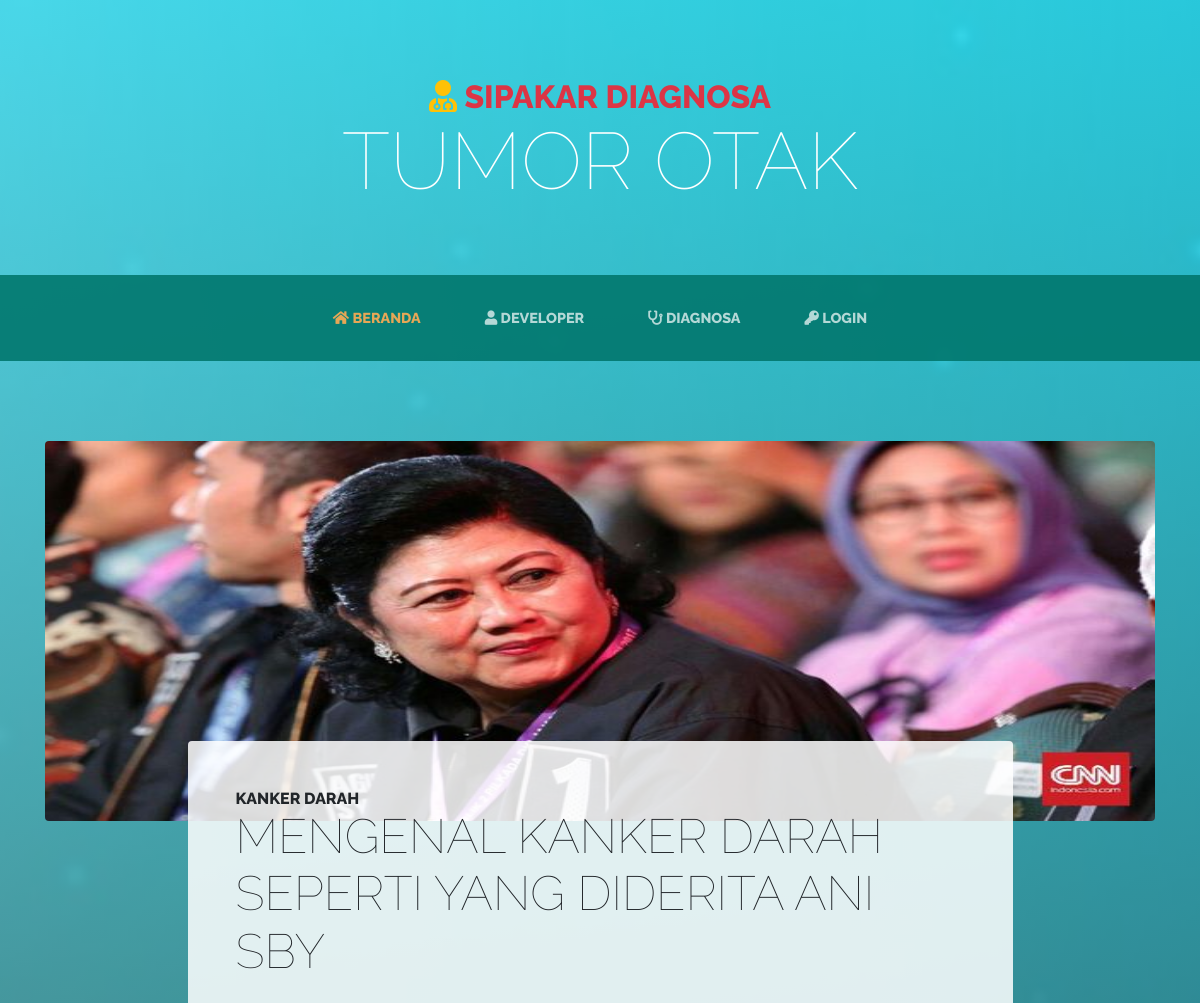
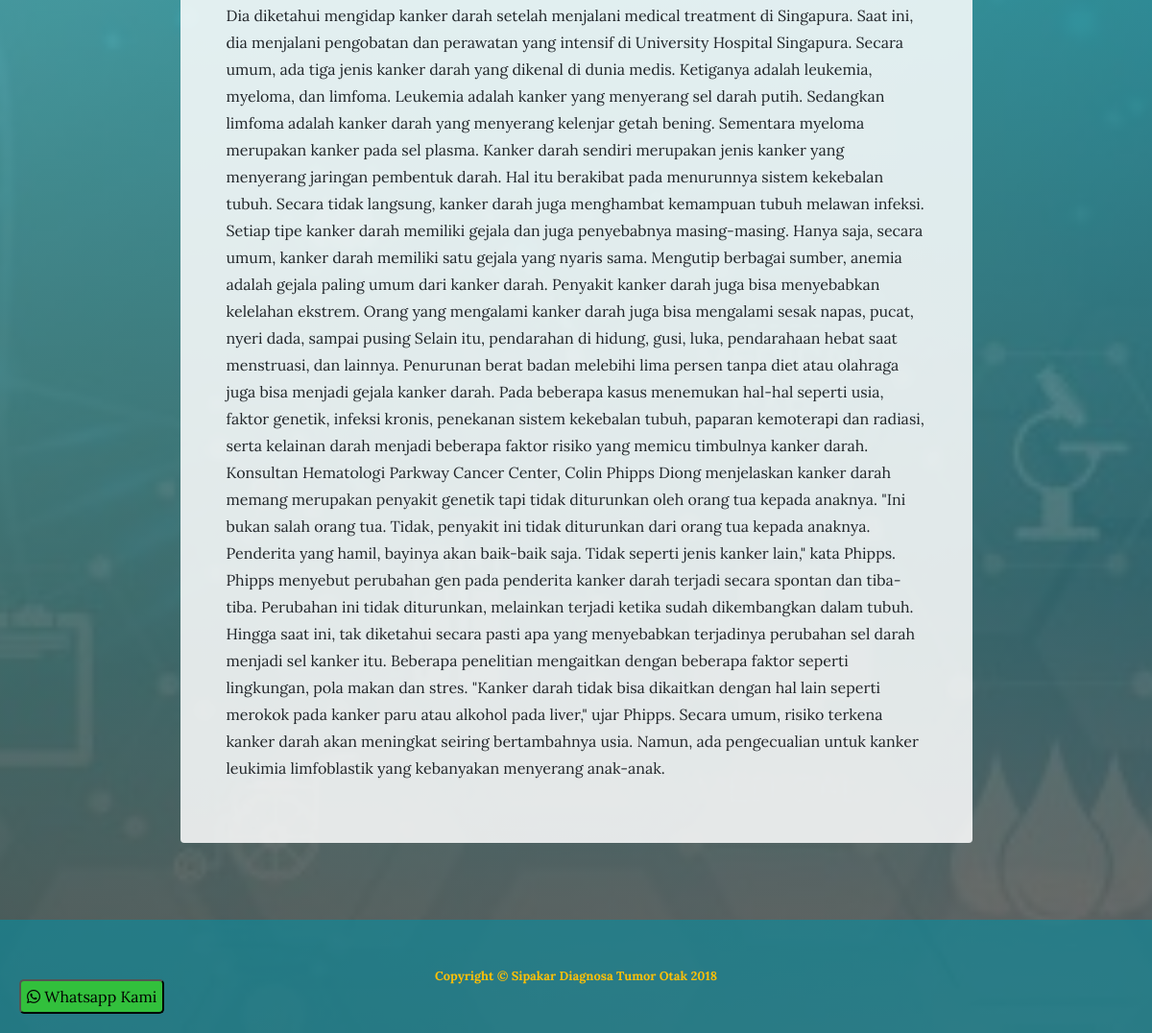
Screenshot of /welcome/lihat?id=2 with the database file from the repository (2 pictures, top to bottom).
### tables this page shows
CREATE TABLE `berita` (
  `id` int(11) NOT NULL,
  `judulberita` varchar(300) NOT NULL,
  `subjudul` varchar(255) NOT NULL,
  `sekilas` varchar(2000) NOT NULL,
  `isiberita` varchar(6000) NOT NULL,
  `foto` varchar(255) NOT NULL,
  `tanggal` date NOT NULL,
  `waktu` time NOT NULL
);

### application/views/template_dashboard_utama/content.php (called while the page is built)
<?php
if($content) {
$this->load->view($content);
}
?>

### application/views/template_dashboard_utama/wrapper.php (called while the page is built)
<?php
    require_once('head.php');
    require_once('header.php');
    require_once('content.php');
    require_once('footer.php');
    require_once('js.php');
?>

### application/controllers/Welcome.php (called while the page is built, shortened)
<?php
class Welcome extends CI_Controller
{
	public function __construct()
	{
		$this->load->model('model_berita/namaBerita', 'berita');
		$this->load->library('session');
		$this->load->library('upload');
		$this->load->library('pagination');
		$this->load->helper('url');
	}
	public function lihat()
	{
		$data = array(
			'title' => '',
			'content' => 'utama/halaman_berita/list'
		);
		$this->load->view('template_dashboard_utama/wrapper', $data, FALSE);
	}
}

### index.php (called while the page is built, shortened)
<?php
require_once BASEPATH.'core/CodeIgniter.php';

### application/models/model_berita/namaBerita.php (called while the page is built, shortened)
<?php
class Namaberita extends CI_Model{
	public function cek_akun($id){
		$this->db->select('*');
		$this->db->from('berita');
		$this->db->where('id', $id);
		$query = $this->db->get();
        return $query;
	}
    public function edit($id, $data)
	{
		$this->db->update('berita', $data, $id);
    }
}
?>

### application/views/utama/halaman_berita/list.php (the view)
<section class="page-section about-heading">
    <div class="container">
    <?php
            $id = $this->input->get('id');
            $cek_query = $this->berita->cek_akun($id);
            foreach ($cek_query->result_array() as $row)
            {
              ?>
      <img class="img-fluid rounded about-heading-img mb-3 mb-lg-0" style="width: 100%; height: 380px" src="<?php echo base_url().'assets/images/'.$row['foto'];?>" alt="">
      <div class="about-heading-content">
        <div class="row">
          <div class="col-xl-9 col-lg-10 mx-auto">
            <div class="bg-faded rounded p-5">
              <h2 class="section-heading mb-4">
                <span class="section-heading-upper"><?php echo $row['judulberita'];?></span>
                <span class="section-heading-lower"><?php echo $row['subjudul'];?></span>
              </h2>
              <p><?php echo $row['isiberita'];?></p>
            </div>
          </div>
        </div>
      </div>
            <?php } ?>
    </div>
  </section>

### rows the page displays
berita: foto (picture), judulberita "KANKER DARAH", subjudul "MENGENAL KANKER DARAH SEPERTI YANG DIDERITA ANI SBY", isiberita "Dia diketahui mengidap kanker darah setelah menjalani medical treatment di Singapura. Saat ini, dia menjalani pengobatan dan perawatan yang intensif di University Hospital Singapura. Secara umum, ada tiga jenis kanker darah yang dikenal di dunia medis. Ketiganya adalah leukemia, myeloma, dan limfoma. Leukemia adalah kanker yang menyerang sel darah putih. Sedangkan limfoma adalah kanker darah yang menyerang kelenjar getah bening. Sementara myeloma merupakan kanker pada sel plasma. Kanker darah sendiri merupakan jenis kanker yang menyerang jaringan pembentuk darah. Hal itu berakibat pada menurunnya sistem kekebalan tubuh. Secara tidak langsung, kanker darah juga menghambat kemampuan tubuh…"
